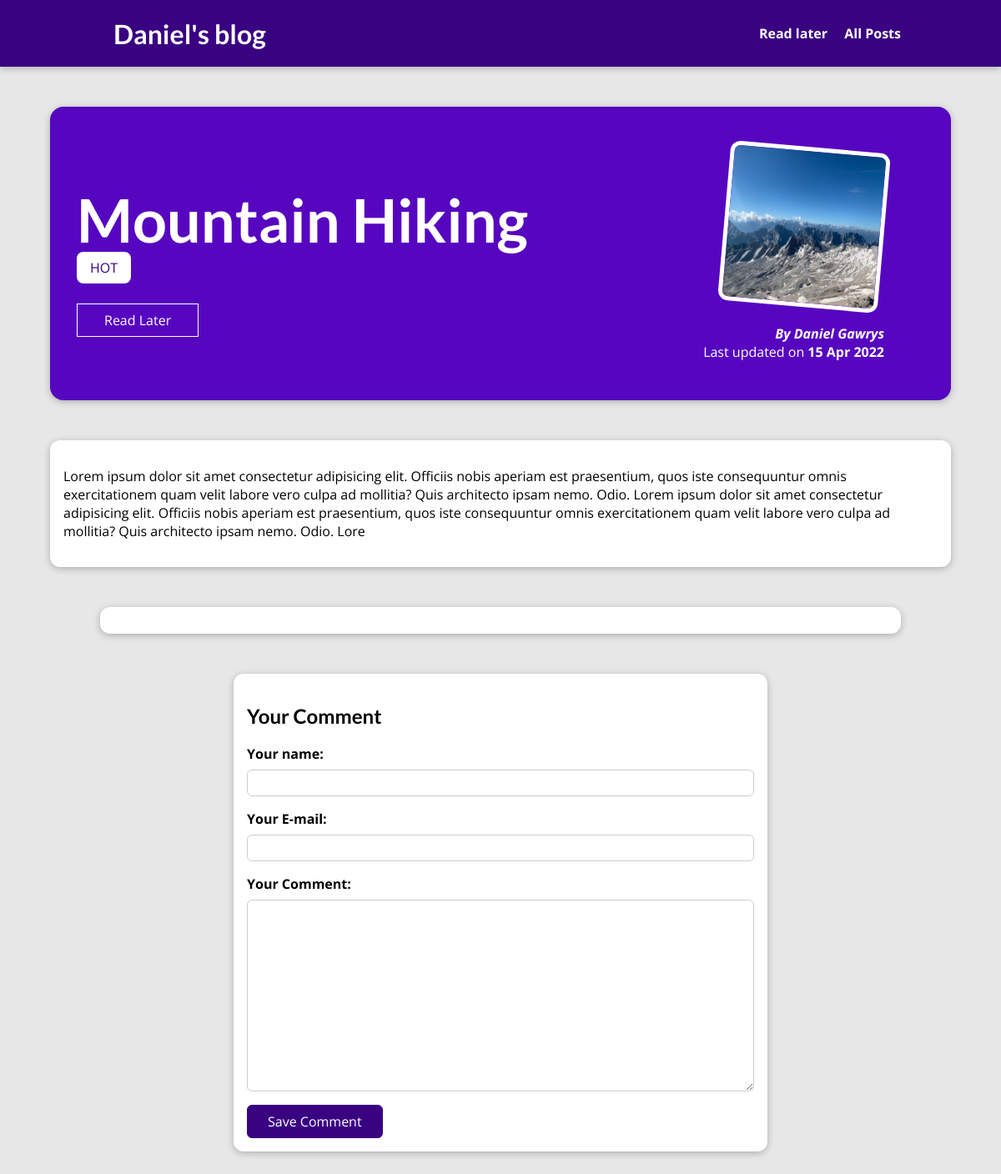
The app's page /posts/mountain-hiking with its own data.
### blog/models.py (models this page shows, shortened)
class Post(models.Model):
    title = models.CharField(max_length=50)
    excerpt = models.TextField(max_length=150)
    image = models.ImageField(upload_to="images", null=True)
    date = models.DateTimeField(auto_now=True)
    slug = models.SlugField(default='', null=True, db_index=True)
    content = models.TextField(max_length=500)
    author = models.ForeignKey(Author, on_delete=models.SET_NULL, null=True, related_name="posts")
    tags = models.ManyToManyField(Tag)

class Tag(models.Model):
    caption = models.CharField(max_length=50)

class Author(models.Model):
    first_name = models.CharField(max_length=50)
    last_name = models.CharField(max_length=50)
    email = models.CharField(max_length=50)
    def __str__(self):
        return f"{self.first_name} {self.last_name}"

### blog/views.py (the view, shortened to what this page needs)
# urls.py: path('posts/<slug:slug>', views.PostDetailView.as_view(), name="post-detail-page"),
class PostDetailView(View):
    def to_read(self, request, post_id):
        stored_posts = request.session.get("read_later")
        if stored_posts is not None:
            to_read = post_id in stored_posts
        else:
            to_read = False
        return to_read
    def get(self, request, slug):
        form = CommentForm()
        post = Post.objects.get(slug=slug)
        comments = post.comments.all().order_by("-id")
        return render(request, "blog/post-detail.html", {
            "form": form,
            "post": post,
            "post_tags": post.tags.all(),
            "comments": comments,
            "saved_for_later": self.to_read(request, post.id)
        })

### blog/forms.py
class CommentForm(ModelForm):
    class Meta:
        model = Comment
        exclude = ["post"]
        labels = {
            "user_name": "Your name:",
            "e_mail": "Your E-mail:",
            "text": "Your Comment:"
        }

### blog/templates/blog/post-detail.html (shortened to what this page needs)
{% extends "base.html" %}
{% load static %}
{% block css %}
<link rel="stylesheet" href="{% static 'blog/post-detail.css' %}"/>
{% endblock %}
{% block content %}
<section id="summary">
    <h2>{{ post.title }}</h2>
    <div>
        {% for tag in post_tags %}
        <span class="tag">{{ tag.caption }}</span>
        {% endfor %}
    </div>
    <div id="read-later">
        <form action="{% url 'read-later' %}" method="POST">
            <button>
                {% if saved_for_later %}
                Remove from "Read Later" List
                {% else %}
                Read Later
                {% endif %}
            </button>
        </form>
    </div>
    <article>
        <img src="{{ post.image.url }}" alt="{{ post.title }}"/>
        <address>By <a href="mailto:{{ post.author.email_address }}">{{ post.author }}</a></address>
        <div>Last updated on
            <time>{{ post.date|date:"d M Y" }}</time>
        </div>
    </article>
</section>
<main>
    {{ post.content|linebreaks }}
</main>
<section id="comments">
</section>
<section id="comment-form">
    <h2>Your Comment</h2>
    <form action="{% url 'post-detail-page' post.slug %}" method="POST">
        {% for form_field in form %}
        <div class="form-control {% if form_field.errors %}invalid{% endif %}">
            {{ form_field.label_tag }}
            {{ form_field }}
        </div>
        {% endfor %}
        <button>Save Comment</button>
    </form>
</section>
{% endblock %}

### blog/static/blog/post-detail.css (style rules this page uses)
body { background-color: #e7e7e7; }
#summary { margin: 8rem auto 3rem auto; padding: 2rem; width: 90%; max-width: 90rem; border-radius: 16px; background-color: #5706c0; position: relative; box-shadow: 0 2px 8px rgba(0, 0, 0, 0.25); height: 22rem; }
#summary h2 { color: white; font-size: 4.5rem; margin-bottom: 0.25rem; }
#summary article { position: absolute; top: 2rem; right: 3rem; padding: 1rem 2rem; border-radius: 12px; text-align: right; color: white; }
#summary article img { width: 12rem; height: 12rem; border-radius: 12px; transform: rotateZ(5deg); border: 5px solid white; margin-bottom: 1rem; }
#summary address { font-weight: bold; }
#summary a { color: white; text-decoration: none; }
#summary time { font-weight: bold; }
#read-later { margin: 2rem 0; }
#read-later button { background-color: transparent; border: 1px solid white; padding: 0.5rem 2rem; font: inherit; color: white; cursor: pointer; }
main { width: 90%; max-width: 90rem; margin: 3rem auto; background-color: white; padding: 1rem; border-radius: 12px; box-shadow: 0 2px 8px rgba(0, 0, 0, 0.25); }
.tag { background-color: white; color: #390281; padding: 0.5rem 1rem; border-radius: 8px; }
#comment-form { margin: 3rem auto; width: 90%; max-width: 40rem; border-radius: 12px; background-color: white; box-shadow: 0 2px 8px rgba(0, 0, 0, 0.25); padding: 1rem; }
#comment-form button { font: inherit; background-color: #390281; color: white; border: 1px solid #390281; padding: 0.5rem 1.5rem; border-radius: 6px; cursor: pointer; }
.form-control { margin-bottom: 1rem; }
.form-control label { font-weight: bold; margin-bottom: 0.5rem; display: block; }
.form-control input, .form-control textarea { display: block; width: 100%; font: inherit; padding: 0.25rem; border-radius: 6px; border: 1px solid #ccc; }
#comments { margin: 3rem auto; width: 90%; max-width: 60rem; border-radius: 12px; background-color: white; box-shadow: 0 2px 8px rgba(0, 0, 0, 0.25); padding: 1rem 2rem; }

### static/app.css (style rules this page uses)
* { box-sizing: border-box; }
html { font-family: 'Open Sans', 'Lato', sans-serif; }
body { margin: 0; }
h1, h2, h3 { font-family: 'Lato', sans-serif; font-weight: bold; }

### records on screen
Post: title "Mountain Hiking", image (picture), author "Daniel Gawrys", date "15 Apr 2022", content "Lorem ipsum dolor sit amet consectetur adipisicing elit. Officiis nobis aperiam est praesentium, quos iste consequuntur omnis exercitationem quam velit labore vero culpa ad mollitia? Quis architecto ipsam nemo. Odio. Lorem ipsum dolor sit amet consectetur adipisicing elit. Officiis nobis aperiam est praesentium, quos iste consequuntur omnis exercitationem quam velit labore vero culpa ad mollitia? Quis architecto ipsam nemo. Odio. Lore"
Tag: caption "HOT"
